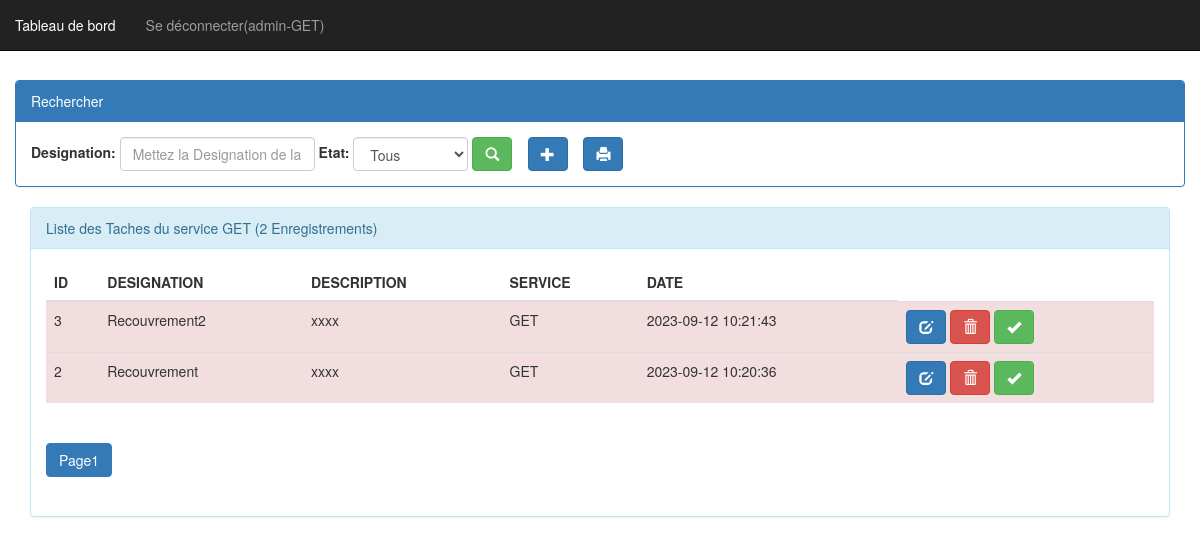
Page /view/tache.php (signed in) on the committed database.
### tables this page shows
CREATE TABLE `tache` (
  `id` int(11) NOT NULL,
  `designation` varchar(25) NOT NULL,
  `description` text NOT NULL,
  `service` varchar(50) NOT NULL,
  `dates` timestamp NOT NULL DEFAULT CURRENT_TIMESTAMP ON UPDATE CURRENT_TIMESTAMP,
  `etat` int(11) NOT NULL DEFAULT '0'
);

### model/tache.php (called while the page is built)
<?php
	$mot1=isset($_GET['mot1'])?$_GET['mot1']:"";
	$mot2=isset($_GET['mot2'])?$_GET['mot2']:"all";
	$size=isset($_GET['size'])? $_GET['size']:5;
	$page=isset($_GET['page'])? $_GET['page']:1;
	$offset=($page-1)*$size;
	$serv=$_SESSION['service'];
	if ($mot2=="all") {
		$requete="SELECT * FROM tache WHERE designation LIKE '%$mot1%' AND service='$serv' ORDER BY id DESC LIMIT $size offset $offset";
		$requeteCount="SELECT COUNT(*) countF FROM tache WHERE designation LIKE '%$mot1%' AND service='$serv'";
	}else{
		$requete="SELECT * FROM tache WHERE designation LIKE '%$mot1%' AND service='$serv' AND etat='$mot2' ORDER BY id DESC LIMIT $size offset $offset ";
		$requeteCount="SELECT COUNT(*) countF FROM tache WHERE designation LIKE '%$mot1%' AND etat='$mot2' AND service='$serv'";
	}
	$resultat=$pdo->query($requete);
	$resultatCount=$pdo->query($requeteCount);
	$tabCount=$resultatCount->fetch();
	$nbreFiliere=$tabCount['countF'];
	$reste=$nbreFiliere % $size;
	if($reste===0)
		$nbrePage=$nbreFiliere/$size;
	else
		$nbrePage=floor($nbreFiliere/$size)+1;

### view/tache.php (the view, shortened to what this page needs)
<?php
	require_once '../bdd/connexion.php';
	$t=1;
	?>
<!DOCTYPE html>
<html>
<head>
   <link rel="stylesheet" href="../css/test.css">
</head>
<body>
<div class="navbar navbar-inverse navbar-fixed-top">
		<ul class="nav navbar-nav">
			<li>
				<a href="profile.php">Tableau de bord</a>
			</li>
			<li>
				<a href="logout.php">Se déconnecter(<?php
						echo $_SESSION['nom_user']."-".$_SESSION['service'];
					?>)</a>
			</li>
		</ul>
	</div>
	<?php
		require_once('../model/tache.php');
		?>
	<div class="contenair col-lg-12 col-md-6 spacer">
		<div class="panel panel-primary ">
				<div class="panel-heading">
					Rechercher
				</div>
				<div class="panel-body">
					<form method="get" action="" class="form-inline">
						<div class="form-group">
							<label for="propri">Designation:</label>
							<input type="text" name="mot1" class="form-control" placeholder="Mettez la Designation de la tache" value="<?php echo $mot1 ?>">
						</div>
						<label for="option">Etat:</label>
						<select name="mot2" class="form-control" onchange="this.form.submit()" id="option">
							<option value="all"  <?php if($mot2==="all") echo "selected" ?>>Tous</option>
						</select>
						<button type="submit" class="btn btn-success">
						<span class="glyphicon glyphicon-search"></span></button>
						<?php if ($_SESSION['role']=='admin') {
							?>
							<a href="ajout-tache.php" class="btn btn-primary" title="Ajouter"><span class="glyphicon glyphicon-plus"></span></a>
							<?php
						} ?>
						<a href="imprimer.php" class="btn btn-primary" title="Imprimer toutes les tâhche"><span class="glyphicon glyphicon-print"></span></a>
					</form>
				</div>
			</div>
			<div class="col-md-12 col-xs-12 ">
				<div class="panel panel-info">
					<div class="panel-heading">
						Liste des Taches du service <?php echo $_SESSION['service'];?>  (<?= $nbreFiliere ?> Enregistrements)
					</div>
					<div class="panel-body">
						<table class="table table-striped">
							<thead>
								<tr>
									<th>ID</th><th>DESIGNATION</th><th>DESCRIPTION</th><th>SERVICE</th><th>DATE</th>
								</tr>
							</thead>
							<tbody style="background-color: white;">
								<?php while ($et=$resultat->fetch()){?>
								<tr class="<?php echo ($et['etat']==1? 'success':'danger');?>">
									<td><?php  echo($et['id'])?></td>
								<td><?php  echo($et['designation'])?></td>
								<td><?php  echo($et['description'])?></td>
								<td><?php  echo($et['service'])?></td>
								<td><?php  echo($et['dates'])?></td>
								<td>
									<?php if ($_SESSION['role']=='admin') {
										?>
												<a class="btn btn-primary" href="Edit-tache.php?id=<?php echo($et['id'])?>"><span class="glyphicon glyphicon-edit"></span></a>
										<a  onclick="return confirm('Etes-vous sûre...?');" class="btn btn-danger" href="../model/Supprimetache.php?id=<?php echo($et['id'])?>"><span class="glyphicon glyphicon-trash"></span></a>
										<a href="activetache.php?id=<?php echo($et['id'])?>&etat=<?= $et['etat']; ?>" class="btn btn-success">
										<?php
											if($et['etat']!=1)
												echo '<span class="glyphicon glyphicon-ok" title="Valider?"></span>';
											else
												echo '<span class="glyphicon glyphicon-remove" title="Rejetter?"></span>';
										?>
										</a>
										<?php
									} ?>
										</td>
											</tr>
									<?php
									$t++;} ?>
							</tbody>
						</table>
						<div>
							<ul class="pagination pagination-md">
								<?php for($i=1;$i<=$nbrePage;$i++) {?>
									<li class="<?php if($i==$page) echo 'active';?>">
										<a href="tache.php?page=<?php echo $i; ?>">
											Page<?php echo $i ?>
										</a>
									</li>
								 <?php } ?>
							</ul>
						</div>
					</div>
				</div>
			</div>
</body>
</html>

### view/tache.php (style rules this page uses)
.spacer { margin-top: 80px; }

### rows in the picture
tache: id "3", designation "Recouvrement2", description "xxxx", service "GET", dates "2023-09-12 10:21:43", etat 0 (drawn)
tache: id "2", designation "Recouvrement", description "xxxx", service "GET", dates "2023-09-12 10:20:36", etat 0 (drawn)

### other values in the picture
$_SESSION['nom_user'] "admin"
$_SESSION['service'] "GET"
$nbreFiliere "2"
